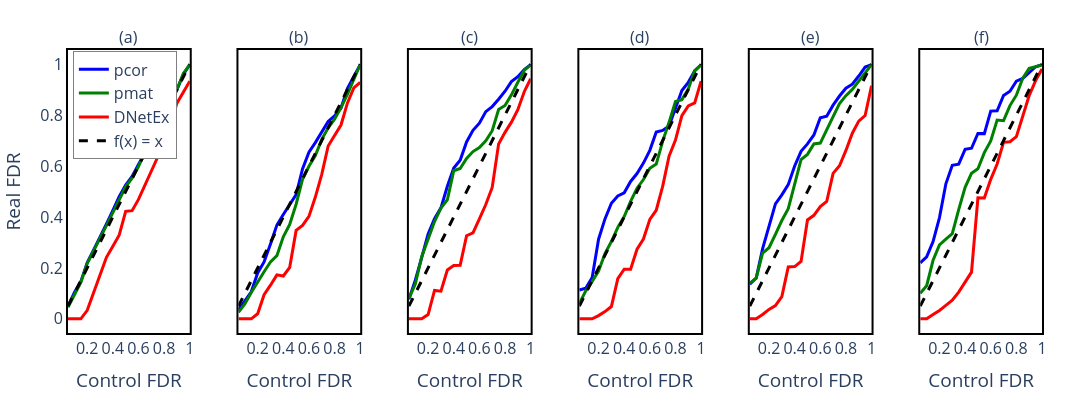

Notebook cell for this chart:
### Code cell
import plotly.graph_objects as go
from plotly.subplots import make_subplots

# Create the 1-row, 6-column subplot figure
fig = make_subplots(
    rows=1, cols=6,
    shared_xaxes=False,     
    horizontal_spacing=0.05,  
    subplot_titles=["(a)", "(b)", "(c)", "(d)", "(e)", "(f)"]
)

################################################################################
# Subplot 1 a
################################################################################
temp_df = r1_00.groupby('alpha').FDR.mean().reset_index()
temp_dfx = x1_00.groupby('alpha').FDR.mean().reset_index()
run_number = 0

trace1_sub1 = go.Scatter(
    x=temp_df.alpha.values,
    y=temp_df.FDR.values,
    mode='lines',
    name='pcor',
    line=dict(color='blue'),
    showlegend=True
)

trace1x_sub1 = go.Scatter(
    x=temp_dfx.alpha.values,
    y=temp_dfx.FDR.values,
    mode='lines',
    name='pmat',
    line=dict(color='green'),
    showlegend=True
)

trace2_sub1 = go.Scatter(
    x=runs_qs_list_00[run_number],
    y=runs_fdr_list_00[run_number],
    mode='lines',
    name='DNetEx',
    line=dict(color='red'),
    showlegend=True
)

trace3_sub1 = go.Scatter(
    x=[min(runs_qs_list_00[run_number]), max(runs_qs_list_00[run_number])],
    y=[min(runs_qs_list_00[run_number]), max(runs_qs_list_00[run_number])],
    mode='lines',
    name="f(x) = x",
    line=dict(color='black', dash='dash'),
    showlegend=True
)

fig.add_trace(trace1_sub1, row=1, col=1)
fig.add_trace(trace1x_sub1, row=1, col=1)
fig.add_trace(trace2_sub1, row=1, col=1)
fig.add_trace(trace3_sub1, row=1, col=1)

fig.update_xaxes(
    title_text="Control FDR", 
    showline=True, linewidth=2, linecolor='black', mirror=True,
    row=1, col=1
)
fig.update_yaxes(
    title_text="Real FDR", 
    showline=True, linewidth=2, linecolor='black', mirror=True,
    row=1, col=1
)

################################################################################
# Subplot 2 b
################################################################################
temp_df = r1_02.groupby('alpha').FDR.mean().reset_index()
temp_dfx = x1_02.groupby('alpha').FDR.mean().reset_index()

trace1_sub2 = go.Scatter(
    x=temp_df.alpha.values,
    y=temp_df.FDR.values,
    mode='lines',
    name='pcor',
    line=dict(color='blue'),
    showlegend=False
)

trace1x_sub2 = go.Scatter(
    x=temp_dfx.alpha.values,
    y=temp_dfx.FDR.values,
    mode='lines',
    name='pmat',
    line=dict(color='green'),
    showlegend=False
)

trace2_sub2 = go.Scatter(
    x=runs_qs_list_02[run_number],
    y=runs_fdr_list_02[run_number],
    mode='lines',
    name='Our Method, p=100',
    line=dict(color='red'),
    showlegend=False
)

trace3_sub2 = go.Scatter(
    x=[min(runs_qs_list_02[run_number]), max(runs_qs_list_02[run_number])],
    y=[min(runs_qs_list_02[run_number]), max(runs_qs_list_02[run_number])],
    mode='lines',
    name="f(x) = x",
    line=dict(color='black', dash='dash'),
    showlegend=False
)

fig.add_trace(trace1_sub2, row=1, col=2)
fig.add_trace(trace1x_sub2, row=1, col=2)
fig.add_trace(trace2_sub2, row=1, col=2)
fig.add_trace(trace3_sub2, row=1, col=2)

fig.update_xaxes(
    title_text="Control FDR", 
    showline=True, linewidth=2, linecolor='black', mirror=True,
    row=1, col=2
)
fig.update_yaxes(
    title_text="", 
    showline=True, linewidth=2, linecolor='black', mirror=True,
    row=1, col=2
)

################################################################################
# Subplot 3 c
################################################################################
temp_df = r1_04.groupby('alpha').FDR.mean().reset_index()
temp_dfx = x1_04.groupby('alpha').FDR.mean().reset_index()

trace1_sub3 = go.Scatter(
    x=temp_df.alpha.values,
    y=temp_df.FDR.values,
    mode='lines',
    name='pcor',
    line=dict(color='blue'),
    showlegend=False
)

trace1x_sub3 = go.Scatter(
    x=temp_dfx.alpha.values,
    y=temp_dfx.FDR.values,
    mode='lines',
    name='pmat',
    line=dict(color='green'),
    showlegend=False
)

trace2_sub3 = go.Scatter(
    x=runs_qs_list_04[run_number],
    y=runs_fdr_list_04[run_number],
    mode='lines',
    name='Our Method, p=100',
    line=dict(color='red'),
    showlegend=False
)

trace3_sub3 = go.Scatter(
    x=[min(runs_qs_list_04[run_number]), max(runs_qs_list_04[run_number])],
    y=[min(runs_qs_list_04[run_number]), max(runs_qs_list_04[run_number])],
    mode='lines',
    name="f(x) = x",
    line=dict(color='black', dash='dash'),
    showlegend=False
)

fig.add_trace(trace1_sub3, row=1, col=3)
fig.add_trace(trace1x_sub3, row=1, col=3)
fig.add_trace(trace2_sub3, row=1, col=3)
fig.add_trace(trace3_sub3, row=1, col=3)

fig.update_xaxes(
    title_text="Control FDR", 
    showline=True, linewidth=2, linecolor='black', mirror=True,
    row=1, col=3
)
fig.update_yaxes(
    title_text="", 
    showline=True, linewidth=2, linecolor='black', mirror=True,
    row=1, col=3
)

################################################################################
# Subplot 4 d
################################################################################
temp_df = r1_06.groupby('alpha').FDR.mean().reset_index()
temp_dfx = x1_06.groupby('alpha').FDR.mean().reset_index()

trace1_sub4 = go.Scatter(
    x=temp_df.alpha.values,
    y=temp_df.FDR.values,
    mode='lines',
    name='pcor',
    line=dict(color='blue'),
    showlegend=False
)

trace1x_sub4 = go.Scatter(
    x=temp_dfx.alpha.values,
    y=temp_dfx.FDR.values,
    mode='lines',
    name='pmat',
    line=dict(color='green'),
    showlegend=False
)

trace2_sub4 = go.Scatter(
    x=runs_qs_list_06[run_number],
    y=runs_fdr_list_06[run_number],
    mode='lines',
    name='Our Method, p=100',
    line=dict(color='red'),
    showlegend=False
)

trace3_sub4 = go.Scatter(
    x=[min(runs_qs_list_06[run_number]), max(runs_qs_list_06[run_number])],
    y=[min(runs_qs_list_06[run_number]), max(runs_qs_list_06[run_number])],
    mode='lines',
    name="f(x) = x",
    line=dict(color='black', dash='dash'),
    showlegend=False
)

fig.add_trace(trace1_sub4, row=1, col=4)
fig.add_trace(trace1x_sub4, row=1, col=4)
fig.add_trace(trace2_sub4, row=1, col=4)
fig.add_trace(trace3_sub4, row=1, col=4)

fig.update_xaxes(
    title_text="Control FDR", 
    showline=True, linewidth=2, linecolor='black', mirror=True,
    row=1, col=4
)
fig.update_yaxes(
    title_text="", 
    showline=True, linewidth=2, linecolor='black', mirror=True,
    row=1, col=4
)

################################################################################
# Subplot 5 e
################################################################################
temp_df = r1_08.groupby('alpha').FDR.mean().reset_index()
temp_dfx = x1_08.groupby('alpha').FDR.mean().reset_index()

trace1_sub5 = go.Scatter(
    x=temp_df.alpha.values,
    y=temp_df.FDR.values,
    mode='lines',
    name='pcor',
    line=dict(color='blue'),
    showlegend=False
)

trace1x_sub5 = go.Scatter(
    x=temp_dfx.alpha.values,
    y=temp_dfx.FDR.values,
    mode='lines',
    name='pmat',
    line=dict(color='green'),
    showlegend=False
)

trace2_sub5 = go.Scatter(
    x=runs_qs_list_08[run_number],
    y=runs_fdr_list_08[run_number],
    mode='lines',
    name='Our Method, p=100',
    line=dict(color='red'),
    showlegend=False
)

trace3_sub5 = go.Scatter(
    x=[min(runs_qs_list_08[run_number]), max(runs_qs_list_08[run_number])],
    y=[min(runs_qs_list_08[run_number]), max(runs_qs_list_08[run_number])],
    mode='lines',
    name="f(x) = x",
    line=dict(color='black', dash='dash'),
    showlegend=False
)

fig.add_trace(trace1_sub5, row=1, col=5)
fig.add_trace(trace1x_sub5, row=1, col=5)
fig.add_trace(trace2_sub5, row=1, col=5)
fig.add_trace(trace3_sub5, row=1, col=5)

fig.update_xaxes(
    title_text="Control FDR", 
    showline=True, linewidth=2, linecolor='black', mirror=True,
    row=1, col=5
)
fig.update_yaxes(
    title_text="", 
    showline=True, linewidth=2, linecolor='black', mirror=True,
    row=1, col=5
)

################################################################################
# Subplot 6 f
################################################################################
temp_df = r1_10.groupby('alpha').FDR.mean().reset_index()
temp_dfx = x1_10.groupby('alpha').FDR.mean().reset_index()

trace1_sub6 = go.Scatter(
    x=temp_df.alpha.values,
    y=temp_df.FDR.values,
    mode='lines',
    name='pcor',
    line=dict(color='blue'),
    showlegend=False
)

trace1x_sub6 = go.Scatter(
    x=temp_dfx.alpha.values,
    y=temp_dfx.FDR.values,
    mode='lines',
    name='pmat',
    line=dict(color='green'),
    showlegend=False
)

trace2_sub6 = go.Scatter(
    x=runs_qs_list_10[run_number],
    y=runs_fdr_list_10[run_number],
    mode='lines',
    name='Our Method, p=100',
    line=dict(color='red'),
    showlegend=False
)

trace3_sub6 = go.Scatter(
    x=[min(runs_qs_list_10[run_number]), max(runs_qs_list_10[run_number])],
    y=[min(runs_qs_list_10[run_number]), max(runs_qs_list_10[run_number])],
    mode='lines',
    name="f(x) = x",
    line=dict(color='black', dash='dash'),
    showlegend=False
)

fig.add_trace(trace1_sub6, row=1, col=6)
fig.add_trace(trace1x_sub6, row=1, col=6)
fig.add_trace(trace2_sub6, row=1, col=6)
fig.add_trace(trace3_sub6, row=1, col=6)

fig.update_xaxes(
    title_text="Control FDR", 
    showline=True, linewidth=2, linecolor='black', mirror=True,
    row=1, col=6
)
fig.update_yaxes(
    title_text="", 
    showline=True, linewidth=2, linecolor='black', mirror=True,
    row=1, col=6
)

################################################################################
# Global Layout
################################################################################
fig.update_traces(line=dict(width=3))
fig.update_layout(
    xaxis1=dict(tickfont=dict(size=16)),
    xaxis2=dict(tickfont=dict(size=16)),
    xaxis3=dict(tickfont=dict(size=16)),
    xaxis4=dict(tickfont=dict(size=16)),
    xaxis5=dict(tickfont=dict(size=16)),
    xaxis6=dict(tickfont=dict(size=16)),
    yaxis1=dict(tickfont=dict(size=16)),
    yaxis2=dict(tickfont=dict(size=16), showticklabels=False),
    yaxis3=dict(tickfont=dict(size=16), showticklabels=False),
    yaxis4=dict(tickfont=dict(size=16), showticklabels=False),
    yaxis5=dict(tickfont=dict(size=16), showticklabels=False),
    yaxis6=dict(tickfont=dict(size=16), showticklabels=False),
    autosize=False,
    width=2000,
    height=400,
    plot_bgcolor='white',
    paper_bgcolor='white',
    margin=dict(l=50, r=50, t=50, b=50),
    showlegend=True,
    legend=dict(
        x=0.005,
        y=0.995,
        xanchor='left',
        yanchor='top',
        bgcolor='white',
        bordercolor='gray',
        borderwidth=1
    ),
    font=dict(size=16)
)

fig.show()

fig.write_image("Results/erdos.pdf")

### Figure 1 — Plotly figure (JSON) as saved in the notebook; plotly's stock layout.template omitted (floating-point values rounded to 4 significant figures)
{"data": [{"line": {"color": "blue", "width": 3}, "mode": "lines", "name": "pcor", "showlegend": true, "type": "scatter", "x": [0.05, 0.1, 0.15, 0.2, 0.25, 0.3, 0.35, 0.4, 0.45, 0.5, 0.55, 0.6, 0.65, 0.7, 0.75, 0.8, 0.85, 0.9, 0.95, 1.0], "xaxis": "x", "y": [0.05091, 0.1032, 0.1461, 0.221, 0.2703, 0.319, 0.3727, 0.4259, 0.4807, 0.5249, 0.5589, 0.6058, 0.6518, 0.7226, 0.766, 0.8196, 0.8583, 0.899, 0.9595, 0.998], "yaxis": "y"}, {"line": {"color": "green", "width": 3}, "mode": "lines", "name": "pmat", "showlegend": true, "type": "scatter", "x": [0.05, 0.1, 0.15, 0.2, 0.25, 0.3, 0.35, 0.4, 0.45, 0.5, 0.55, 0.6, 0.65, 0.7, 0.75, 0.8, 0.85, 0.9, 0.95, 1.0], "xaxis": "x", "y": [0.04545, 0.09645, 0.1435, 0.2169, 0.2703, 0.3171, 0.3659, 0.4148, 0.4686, 0.5187, 0.5526, 0.5975, 0.6539, 0.7189, 0.7671, 0.8142, 0.8531, 0.9, 0.9637, 0.9976], "yaxis": "y"}, {"line": {"color": "red", "width": 3}, "mode": "lines", "name": "DNetEx", "showlegend": true, "type": "scatter", "x": [0.05, 0.1, 0.15, 0.2, 0.25, 0.3, 0.35, 0.4, 0.45, 0.5, 0.55, 0.6, 0.65, 0.7, 0.75, 0.8, 0.85, 0.9, 0.95, 1.0], "xaxis": "x", "y": [0.0, 0.0, 0.0, 0.03333, 0.1039, 0.1791, 0.2417, 0.2849, 0.3292, 0.4219, 0.4246, 0.469, 0.526, 0.5758, 0.6355, 0.7204, 0.7618, 0.8467, 0.8875, 0.933], "yaxis": "y"}, {"line": {"color": "black", "dash": "dash", "width": 3}, "mode": "lines", "name": "f(x) = x", "showlegend": true, "type": "scatter", "x": [0.05, 1], "xaxis": "x", "y": [0.05, 1], "yaxis": "y"}, {"line": {"color": "blue", "width": 3}, "mode": "lines", "name": "pcor", "showlegend": false, "type": "scatter", "x": [0.05, 0.1, 0.15, 0.2, 0.25, 0.3, 0.35, 0.4, 0.45, 0.5, 0.55, 0.6, 0.65, 0.7, 0.75, 0.8, 0.85, 0.9, 0.95, 1.0], "xaxis": "x2", "y": [0.03467, 0.06933, 0.1063, 0.1801, 0.2234, 0.2941, 0.3682, 0.4098, 0.4495, 0.4877, 0.5889, 0.6546, 0.692, 0.7342, 0.7752, 0.7971, 0.8268, 0.9041, 0.9483, 0.9979], "yaxis": "y2"}, {"line": {"color": "green", "width": 3}, "mode": "lines", "name": "pmat", "showlegend": false, "type": "scatter", "x": [0.05, 0.1, 0.15, 0.2, 0.25, 0.3, 0.35, 0.4, 0.45, 0.5, 0.55, 0.6, 0.65, 0.7, 0.75, 0.8, 0.85, 0.9, 0.95, 1.0], "xaxis": "x2", "y": [0.02567, 0.05833, 0.1035, 0.1468, 0.185, 0.2231, 0.2482, 0.3218, 0.371, 0.45, 0.5481, 0.5991, 0.6408, 0.7044, 0.7504, 0.7842, 0.8291, 0.8815, 0.9398, 0.998], "yaxis": "y2"}, {"line": {"color": "red", "width": 3}, "mode": "lines", "name": "Our Method, p=100", "showlegend": false, "type": "scatter", "x": [0.05, 0.1, 0.15, 0.2, 0.25, 0.3, 0.35, 0.4, 0.45, 0.5, 0.55, 0.6, 0.65, 0.7, 0.75, 0.8, 0.85, 0.9, 0.95, 1.0], "xaxis": "x2", "y": [0.0, 0.0, 0.0, 0.02, 0.095, 0.1321, 0.1727, 0.1682, 0.2022, 0.3474, 0.3666, 0.4022, 0.478, 0.5675, 0.6785, 0.7197, 0.761, 0.8468, 0.9064, 0.928], "yaxis": "y2"}, {"line": {"color": "black", "dash": "dash", "width": 3}, "mode": "lines", "name": "f(x) = x", "showlegend": false, "type": "scatter", "x": [0.05, 1], "xaxis": "x2", "y": [0.05, 1], "yaxis": "y2"}, {"line": {"color": "blue", "width": 3}, "mode": "lines", "name": "pcor", "showlegend": false, "type": "scatter", "x": [0.05, 0.1, 0.15, 0.2, 0.25, 0.3, 0.35, 0.4, 0.45, 0.5, 0.55, 0.6, 0.65, 0.7, 0.75, 0.8, 0.85, 0.9, 0.95, 1.0], "xaxis": "x3", "y": [0.07667, 0.1517, 0.241, 0.3336, 0.393, 0.436, 0.5204, 0.5922, 0.623, 0.6946, 0.7403, 0.7682, 0.8136, 0.8335, 0.8623, 0.8937, 0.9316, 0.951, 0.9787, 0.9977], "yaxis": "y3"}, {"line": {"color": "green", "width": 3}, "mode": "lines", "name": "pmat", "showlegend": false, "type": "scatter", "x": [0.05, 0.1, 0.15, 0.2, 0.25, 0.3, 0.35, 0.4, 0.45, 0.5, 0.55, 0.6, 0.65, 0.7, 0.75, 0.8, 0.85, 0.9, 0.95, 1.0], "xaxis": "x3", "y": [0.08, 0.1363, 0.2441, 0.3108, 0.3821, 0.4346, 0.4676, 0.5816, 0.5903, 0.6297, 0.6567, 0.6722, 0.6992, 0.7387, 0.8219, 0.8376, 0.8795, 0.9291, 0.9753, 0.9975], "yaxis": "y3"}, {"line": {"color": "red", "width": 3}, "mode": "lines", "name": "Our Method, p=100", "showlegend": false, "type": "scatter", "x": [0.05, 0.1, 0.15, 0.2, 0.25, 0.3, 0.35, 0.4, 0.45, 0.5, 0.55, 0.6, 0.65, 0.7, 0.75, 0.8, 0.85, 0.9, 0.95, 1.0], "xaxis": "x3", "y": [0.0, 0.0, 0.0, 0.01667, 0.1117, 0.1088, 0.1917, 0.2092, 0.2104, 0.3265, 0.3377, 0.3926, 0.4488, 0.516, 0.6865, 0.7323, 0.7723, 0.821, 0.8918, 0.9429], "yaxis": "y3"}, {"line": {"color": "black", "dash": "dash", "width": 3}, "mode": "lines", "name": "f(x) = x", "showlegend": false, "type": "scatter", "x": [0.05, 1], "xaxis": "x3", "y": [0.05, 1], "yaxis": "y3"}, {"line": {"color": "blue", "width": 3}, "mode": "lines", "name": "pcor", "showlegend": false, "type": "scatter", "x": [0.05, 0.1, 0.15, 0.2, 0.25, 0.3, 0.35, 0.4, 0.45, 0.5, 0.55, 0.6, 0.65, 0.7, 0.75, 0.8, 0.85, 0.9, 0.95, 1.0], "xaxis": "x4", "y": [0.1133, 0.12, 0.1625, 0.3128, 0.3923, 0.4538, 0.4823, 0.4947, 0.5395, 0.5704, 0.6116, 0.6615, 0.7334, 0.7399, 0.7569, 0.8252, 0.8965, 0.9287, 0.9731, 0.9977], "yaxis": "y4"}, {"line": {"color": "green", "width": 3}, "mode": "lines", "name": "pmat", "showlegend": false, "type": "scatter", "x": [0.05, 0.1, 0.15, 0.2, 0.25, 0.3, 0.35, 0.4, 0.45, 0.5, 0.55, 0.6, 0.65, 0.7, 0.75, 0.8, 0.85, 0.9, 0.95, 1.0], "xaxis": "x4", "y": [0.06, 0.11, 0.1467, 0.1876, 0.2562, 0.3035, 0.3592, 0.4018, 0.4609, 0.5127, 0.5469, 0.591, 0.6076, 0.6968, 0.7715, 0.8532, 0.8606, 0.9022, 0.975, 0.9971], "yaxis": "y4"}, {"line": {"color": "red", "width": 3}, "mode": "lines", "name": "Our Method, p=100", "showlegend": false, "type": "scatter", "x": [0.05, 0.1, 0.15, 0.2, 0.25, 0.3, 0.35, 0.4, 0.45, 0.5, 0.55, 0.6, 0.65, 0.7, 0.75, 0.8, 0.85, 0.9, 0.95, 1.0], "xaxis": "x4", "y": [0.0, 0.0, 0.0, 0.01273, 0.02833, 0.04833, 0.1579, 0.1948, 0.1948, 0.2733, 0.3134, 0.3908, 0.4265, 0.52, 0.6385, 0.702, 0.7979, 0.8363, 0.8481, 0.9336], "yaxis": "y4"}, {"line": {"color": "black", "dash": "dash", "width": 3}, "mode": "lines", "name": "f(x) = x", "showlegend": false, "type": "scatter", "x": [0.05, 1], "xaxis": "x4", "y": [0.05, 1], "yaxis": "y4"}, {"line": {"color": "blue", "width": 3}, "mode": "lines", "name": "pcor", "showlegend": false, "type": "scatter", "x": [0.05, 0.1, 0.15, 0.2, 0.25, 0.3, 0.35, 0.4, 0.45, 0.5, 0.55, 0.6, 0.65, 0.7, 0.75, 0.8, 0.85, 0.9, 0.95, 1.0], "xaxis": "x5", "y": [0.1367, 0.1605, 0.2755, 0.3685, 0.4511, 0.4866, 0.5268, 0.6002, 0.6577, 0.6868, 0.722, 0.7892, 0.7953, 0.8389, 0.8749, 0.9054, 0.9214, 0.9534, 0.9886, 0.9977], "yaxis": "y5"}, {"line": {"color": "green", "width": 3}, "mode": "lines", "name": "pmat", "showlegend": false, "type": "scatter", "x": [0.05, 0.1, 0.15, 0.2, 0.25, 0.3, 0.35, 0.4, 0.45, 0.5, 0.55, 0.6, 0.65, 0.7, 0.75, 0.8, 0.85, 0.9, 0.95, 1.0], "xaxis": "x5", "y": [0.14, 0.16, 0.2583, 0.2792, 0.3318, 0.3861, 0.4325, 0.528, 0.6249, 0.6457, 0.6865, 0.6903, 0.7388, 0.7939, 0.8448, 0.8764, 0.901, 0.9346, 0.9648, 0.9979], "yaxis": "y5"}, {"line": {"color": "red", "width": 3}, "mode": "lines", "name": "Our Method, p=100", "showlegend": false, "type": "scatter", "x": [0.05, 0.1, 0.15, 0.2, 0.25, 0.3, 0.35, 0.4, 0.45, 0.5, 0.55, 0.6, 0.65, 0.7, 0.75, 0.8, 0.85, 0.9, 0.95, 1.0], "xaxis": "x5", "y": [0.0, 0.0, 0.01714, 0.03714, 0.05214, 0.08729, 0.204, 0.2053, 0.2256, 0.3885, 0.4065, 0.4409, 0.4608, 0.5711, 0.6012, 0.6612, 0.7288, 0.7762, 0.7983, 0.9152], "yaxis": "y5"}, {"line": {"color": "black", "dash": "dash", "width": 3}, "mode": "lines", "name": "f(x) = x", "showlegend": false, "type": "scatter", "x": [0.05, 1], "xaxis": "x5", "y": [0.05, 1], "yaxis": "y5"}, {"line": {"color": "blue", "width": 3}, "mode": "lines", "name": "pcor", "showlegend": false, "type": "scatter", "x": [0.05, 0.1, 0.15, 0.2, 0.25, 0.3, 0.35, 0.4, 0.45, 0.5, 0.55, 0.6, 0.65, 0.7, 0.75, 0.8, 0.85, 0.9, 0.95, 1.0], "xaxis": "x6", "y": [0.22, 0.2433, 0.3033, 0.3977, 0.5303, 0.603, 0.6074, 0.6656, 0.6698, 0.7277, 0.7272, 0.8157, 0.8171, 0.877, 0.8937, 0.9332, 0.9436, 0.9659, 0.9899, 0.998], "yaxis": "y6"}, {"line": {"color": "green", "width": 3}, "mode": "lines", "name": "pmat", "showlegend": false, "type": "scatter", "x": [0.05, 0.1, 0.15, 0.2, 0.25, 0.3, 0.35, 0.4, 0.45, 0.5, 0.55, 0.6, 0.65, 0.7, 0.75, 0.8, 0.85, 0.9, 0.95, 1.0], "xaxis": "x6", "y": [0.1, 0.13, 0.23, 0.29, 0.3133, 0.3342, 0.4288, 0.5167, 0.5714, 0.5894, 0.6528, 0.6987, 0.7804, 0.7782, 0.8373, 0.8781, 0.9446, 0.9837, 0.9897, 0.9972], "yaxis": "y6"}, {"line": {"color": "red", "width": 3}, "mode": "lines", "name": "Our Method, p=100", "showlegend": false, "type": "scatter", "x": [0.05, 0.1, 0.15, 0.2, 0.25, 0.3, 0.35, 0.4, 0.45, 0.5, 0.55, 0.6, 0.65, 0.7, 0.75, 0.8, 0.85, 0.9, 0.95, 1.0], "xaxis": "x6", "y": [0.0, 0.0, 0.01714, 0.03314, 0.05314, 0.07314, 0.1048, 0.1448, 0.1833, 0.475, 0.4743, 0.5478, 0.608, 0.693, 0.6955, 0.715, 0.794, 0.8764, 0.9354, 0.9809], "yaxis": "y6"}, {"line": {"color": "black", "dash": "dash", "width": 3}, "mode": "lines", "name": "f(x) = x", "showlegend": false, "type": "scatter", "x": [0.05, 1], "xaxis": "x6", "y": [0.05, 1], "yaxis": "y6"}], "layout": {"annotations": [{"font": {"size": 16}, "showarrow": false, "text": "(a)", "x": 0.0625, "xanchor": "center", "xref": "paper", "y": 1, "yanchor": "bottom", "yref": "paper"}, {"font": {"size": 16}, "showarrow": false, "text": "(b)", "x": 0.2375, "xanchor": "center", "xref": "paper", "y": 1, "yanchor": "bottom", "yref": "paper"}, {"font": {"size": 16}, "showarrow": false, "text": "(c)", "x": 0.4125, "xanchor": "center", "xref": "paper", "y": 1, "yanchor": "bottom", "yref": "paper"}, {"font": {"size": 16}, "showarrow": false, "text": "(d)", "x": 0.5875, "xanchor": "center", "xref": "paper", "y": 1, "yanchor": "bottom", "yref": "paper"}, {"font": {"size": 16}, "showarrow": false, "text": "(e)", "x": 0.7625, "xanchor": "center", "xref": "paper", "y": 1, "yanchor": "bottom", "yref": "paper"}, {"font": {"size": 16}, "showarrow": false, "text": "(f)", "x": 0.9375, "xanchor": "center", "xref": "paper", "y": 1, "yanchor": "bottom", "yref": "paper"}], "autosize": false, "font": {"size": 16}, "height": 400, "legend": {"bgcolor": "white", "bordercolor": "gray", "borderwidth": 1, "x": 0.005, "xanchor": "left", "y": 0.995, "yanchor": "top"}, "margin": {"b": 50, "l": 50, "r": 50, "t": 50}, "paper_bgcolor": "white", "plot_bgcolor": "white", "showlegend": true, "width": 2000, "xaxis": {"anchor": "y", "domain": [0, 0.125], "linecolor": "black", "linewidth": 2, "mirror": true, "showline": true, "tickfont": {"size": 16}, "title": {"text": "Control FDR"}}, "xaxis2": {"anchor": "y2", "domain": [0.175, 0.3], "linecolor": "black", "linewidth": 2, "mirror": true, "showline": true, "tickfont": {"size": 16}, "title": {"text": "Control FDR"}}, "xaxis3": {"anchor": "y3", "domain": [0.35, 0.475], "linecolor": "black", "linewidth": 2, "mirror": true, "showline": true, "tickfont": {"size": 16}, "title": {"text": "Control FDR"}}, "xaxis4": {"anchor": "y4", "domain": [0.525, 0.65], "linecolor": "black", "linewidth": 2, "mirror": true, "showline": true, "tickfont": {"size": 16}, "title": {"text": "Control FDR"}}, "xaxis5": {"anchor": "y5", "domain": [0.7, 0.825], "linecolor": "black", "linewidth": 2, "mirror": true, "showline": true, "tickfont": {"size": 16}, "title": {"text": "Control FDR"}}, "xaxis6": {"anchor": "y6", "domain": [0.875, 1], "linecolor": "black", "linewidth": 2, "mirror": true, "showline": true, "tickfont": {"size": 16}, "title": {"text": "Control FDR"}}, "yaxis": {"anchor": "x", "domain": [0, 1], "linecolor": "black", "linewidth": 2, "mirror": true, "showline": true, "tickfont": {"size": 16}, "title": {"text": "Real FDR"}}, "yaxis2": {"anchor": "x2", "domain": [0, 1], "linecolor": "black", "linewidth": 2, "mirror": true, "showline": true, "showticklabels": false, "tickfont": {"size": 16}, "title": {"text": ""}}, "yaxis3": {"anchor": "x3", "domain": [0, 1], "linecolor": "black", "linewidth": 2, "mirror": true, "showline": true, "showticklabels": false, "tickfont": {"size": 16}, "title": {"text": ""}}, "yaxis4": {"anchor": "x4", "domain": [0, 1], "linecolor": "black", "linewidth": 2, "mirror": true, "showline": true, "showticklabels": false, "tickfont": {"size": 16}, "title": {"text": ""}}, "yaxis5": {"anchor": "x5", "domain": [0, 1], "linecolor": "black", "linewidth": 2, "mirror": true, "showline": true, "showticklabels": false, "tickfont": {"size": 16}, "title": {"text": ""}}, "yaxis6": {"anchor": "x6", "domain": [0, 1], "linecolor": "black", "linewidth": 2, "mirror": true, "showline": true, "showticklabels": false, "tickfont": {"size": 16}, "title": {"text": ""}}}}
